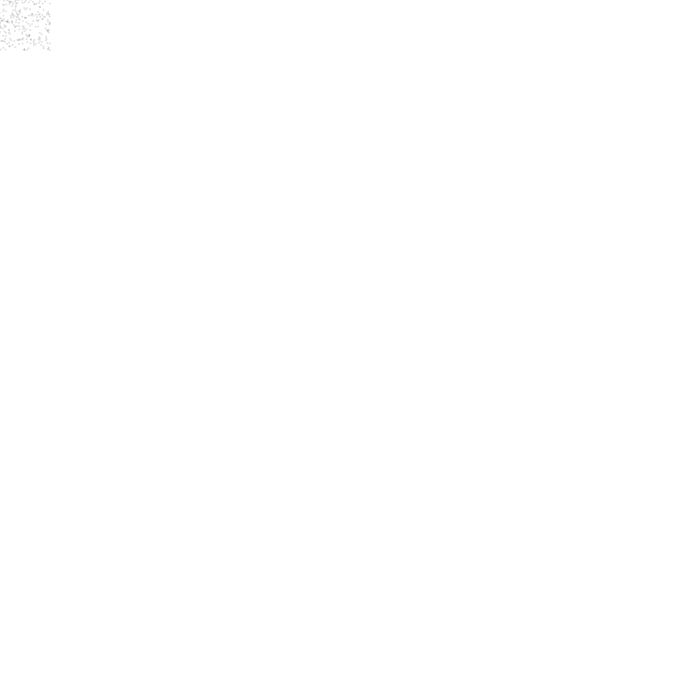
Frame 1 (no input)
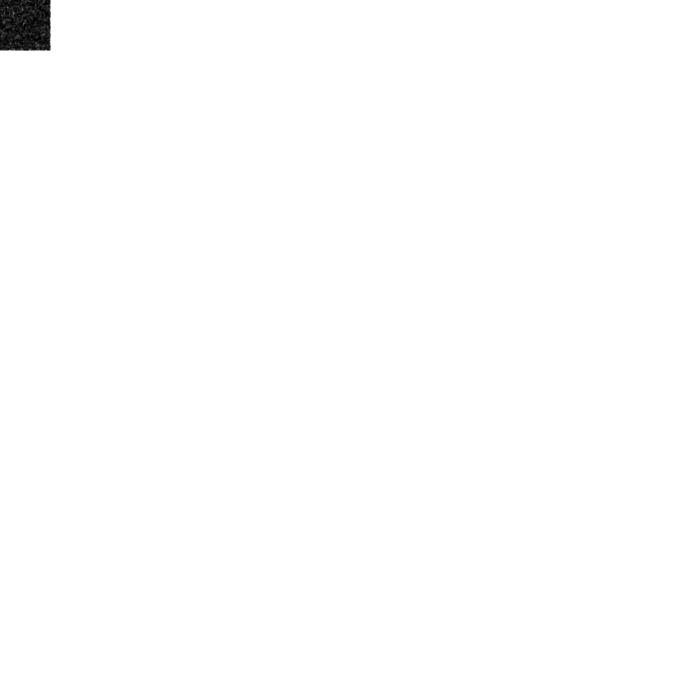
Frame 60 (no input)
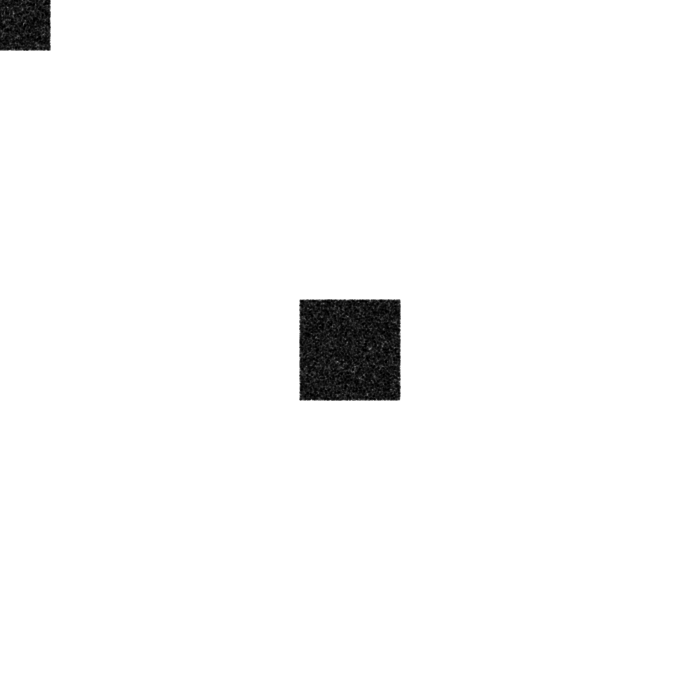
Frame 120 (the mouse pressed at the canvas centre since frame 60)

The p5.js sketch that drew these frames (run headless with seeded random() and noise() and a simulated clock; from frame 60 on, the mouse is pressed at the canvas centre):

// p5.js sketch
// ── sketch.js
 function setup(){

      createCanvas(700,700);

      background(255);

      noStroke();

  }



  function draw(){

      for(let i = 0;i < 1000;i++){

          fill(0,30);

          var x = mouseX + random(-50,50);

      var y = mouseY + random(-50,50);

          ellipse(x , y, 2, 2);

      }

  }
// ── Final Web.html
<html>
<head><title>Final Website</title>
    
    </head>
<body bgcolor=#ffeee6>
   <center>
       <a style="font-family:Papyrus;color:#cc0066;font-size:150%"; href="index.html">Go to Home page</a>
    
   
       
       <h1>Nature of nature</h1>
    <h4 style="color:#ac3939;font-family:Consolas">All reports and pictures below are from Daily.mail.com<i>"Nearly one BILLION people are in lockdown across the globe as WHO warn young: 'You are not invincible."</i></h4>
    
    <br/><br/><br/>   
       
<p style="color:#ac3939">Close to one billion people worldwide were confined to their homes as the global coronavirus death toll shot past 330,000 and US states rolled out lockdown measures already imposed across swathes of Europe.
<br/>
The pandemic has completely upended lives across the planet, restricting movement, shutting schools and forcing millions to work from home.</p>
<p style="color:#ac3939">However, satellite images show that when people began to isolate, the carbon dioxide contene in Italy gradually declined.</p>
      <img width="400px" heigh="250px" src="Final/Screenshot_20200521-102959__01.jpg"> 
 <h3 style="color:#ac3939">Air pollution started to improve.</h3>      <img width="400px" heigh="250px" src="Final/Screenshot_20200521-103012__01.jpg">
<h3 style="color:#ac3939">The Venetian river without tourists becomes clear.</h3>
   <img width="400px" heigh="250px" src="Final/Screenshot_20200521-103021__01%20(1).jpg">
  <img width="400px" heigh="250px" src="Final/Screenshot_20200521-103024__01.jpg">
   <br/><br/>
    <img width="400px" heigh="250px" src="Final/Screenshot_20200521-103031__01.jpg">
       <br/><br/>
 <p style="color:#ac3939">In Japan, Nara,the deer begans to take the road and street.</p>
    <img width="400px" height="700px" src="Final/Screenshot_20200521-103041__01.jpg">
    <img width="400px" height="700px" src="Final/Screenshot_20200521-103036__01.jpg">
<p style="color:#ac3939">In Thailang Lopburi, hundreds of monkeys ran into the street to fight for a banana. </p>
    <img width="400px" height="250px" src="Final/Screenshot_20200521-103106__01.jpg">
     <p style="color:#ac3939">In addition, there were other animals....</p>
    <img width="400px" height="250px" src="Final/Screenshot_20200521-103058__01.jpg">
       <br/><br/>
       <img width="400px" height="250px" src="Final/26241370-8137963-image-a-56_1584805469740.jpg">
       <br/><br/>
       <img width="400px" height="500px" src="Final/Screenshot_20200521-103044__01.jpg">
       </center> 
       <h2 style="color:#ac3939">While humans are staying at home for their own faults, nature and the animal world are slowly recovering.</h2>
      <br/><br/> <br/><br/> <br/><br/>
    <center><h1 style="color:#ac3939;font-family:Consolas">Thanks for watching!</h1></center>
       
         <a style="font-family:Papyrus;color:#cc0066;font-size:150%"; href="index.html">Go back to Home page</a>
       
    
    
    
    </body>
</html>
// ── aboutme.html
<html>
<head><title>About Wenyin</title>
    
    </head>
<body bgcolor="#ffeee6">
    <center>
    <a style="font-family:Papyrus;color:#cc0066"; href="index.html">HOME</a>
    <a style="font-family:Papyrus;color:#cc0066"; href="gallery.html">GALLERY</a>
    <a style="font-family:Papyrus;color:#cc0066"; href="aboutme.html">ABOUT ME</a>
    <h1 style="font-family:courier;color:#ffaa80">About Me</h1>  </center>
    <p style="color:#d279a6;font-size:150%">Hi, I am Wenyin Zeng, a stuent in BMCC, I come from China. I speak Mandarin, Cantonese and English. I live in Brooklyn New York now, I love drawing.</p>  
    <center> 
    <h2 style="font-family: aria-activedescendant;color:#d279a6"> Used, I had purple and pink hair.</h2>
    <img width="250px" heigh="250px" src="images/20190725_152434_101.jpg">
    <img width="250px" heigh="250px" src="images/20190725_152706_358.jpg">
    <h2 style="font-family: aria-activedescendant;color:#d279a6">Sometimes was red.</h2>
    <img width="200px" heigh="250px" src="images/IMG_20181001_114730_mr1590060163895.jpg">
    
    <img width="150px" heigh="250px" src="images/20190804_144233_458_mr1590060684506.jpg">
    <h2 style="font-family: aria-activedescendant;color:#d279a6">Now is.......</h2>   
    <img width="250px" heigh="250px" src="images/MTXX_20190412133839.jpg">
    <br/>
   
       <p style="font-family: aria-activedescendant;color:#d279a6;font-size:200%">You can contact me for Email: <b>wyzeng0058@gmail.com</b></p>    
   </center>
   
    
    
    </body>
</html>
// ── gallery.html
<html>
<head><title>My Gallery</title>
    
    </head>
<body bgcolor="#ffeee6">
    <center>
    <a style="font-family:Papyrus;color:#cc0066"; href="index.html">HOME</a>
    <a style="font-family:Papyrus;color:#cc0066"; href="gallery.html">GALLERY</a>
    <a style="font-family:Papyrus;color:#cc0066"; href="aboutme.html">ABOUT ME</a>
    <h1 style="color:#ff9999">My Artwork</h1>
    <p style="color:#ff9999;font-size: 150%">Here are some of my artwok. </p></center>
    <br/><br/><br/><br/>
    <h3 style="color:#ff6666">Here is my audio in MMP100.</h3>
    <audio controls>
    <source src="Audio/wenyin%20audio%20proj.wav" type="audio/ogg">
    <source src="Audio/wenyin%20audio%20proj.mp3" type="audio/mpeg">
    </audio>
    <br/><br/><br/><br/><br/>
    <b><p style="color:#ff6666">This is my gif.</p></b>
    <img width="250px" heigh="250px" src="animate/Animation.gif">
    <br/><br/><br/><br/><br/> 
    <p style="color:#ff6666">My P5.js.</p>
    <a style="color:#cc0066"; href="p5.js-index.html" target="_blank">P5.js.</a>
    <br/><br/><br/><br/>
    <h3 style="color:#ff6666">Some of my artwork in MMA100.</h3>
    <h3 style="color:#ff6666" >Photo effects</h3>
    <img width="300px" heigh="300px"  src="images/Photo%20effects.jpg">
    <h3 style="color:#ff6666" >Montages</h3>
    <img width="400px" heigh="400px" src="images/Untitled.jpg">
    <h3 style="color:#ff6666">The Zoo AD</h3>
    <img width="400px" heigh="400px" src="images/Zoo%20AD-_1.jpg">
    <br/><br/><br/><br/>
    <h3 style="color:#ff6666">My printing.</h3>
    <img width="300px" heigh="300px" src="images/QQ%E5%9B%BE%E7%89%8720200521100356.png">
    <h3 style="color:#ff6666">The painting I painted with my friends.</h3>
    <img width="300px" height="350px" src="images/%E4%BC%A0%E7%94%BB.jpg">
    <br><br><br><br>
    <a style="color:#ff6666;font-size:150%"; href="Final%20Web.html">Go to my PSA </a>
    
    
    </body>
</html>
// ── p5.js.js
function setup() {
 createCanvas(700,700);

      background(255);

      noStroke();

  }



  function draw(){

      for(let i = 0;i < 1000;i++){

          fill(0,30);

          var x = mouseX + random(-50,50);

      var y = mouseY + random(-50,50);

          ellipse(x , y, 2, 2);

      }

  }
